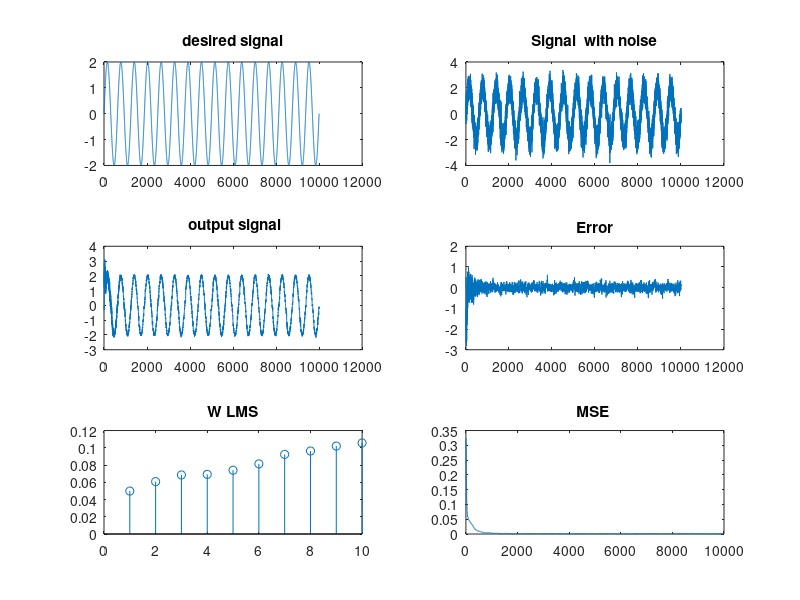
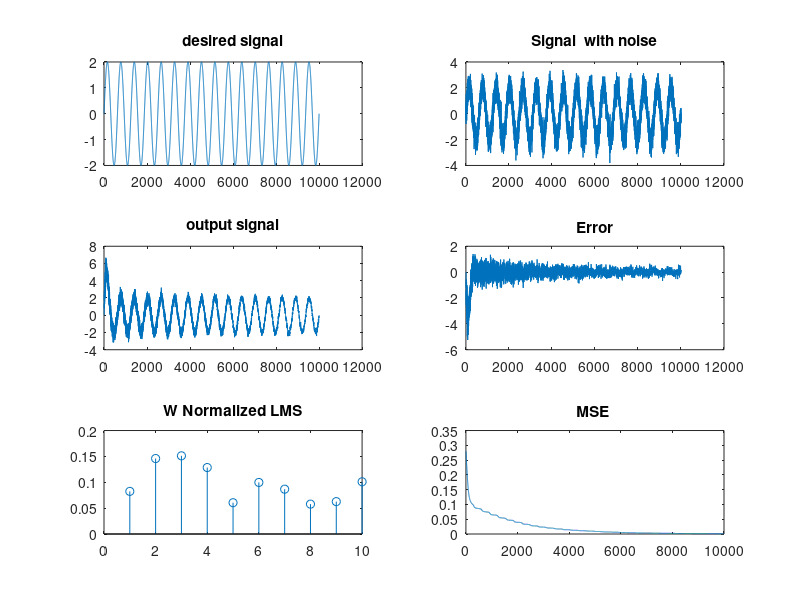
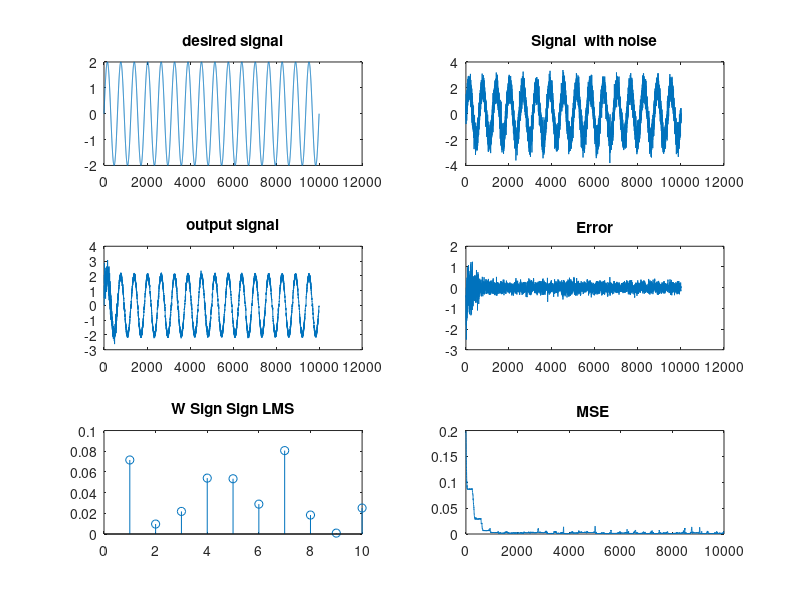
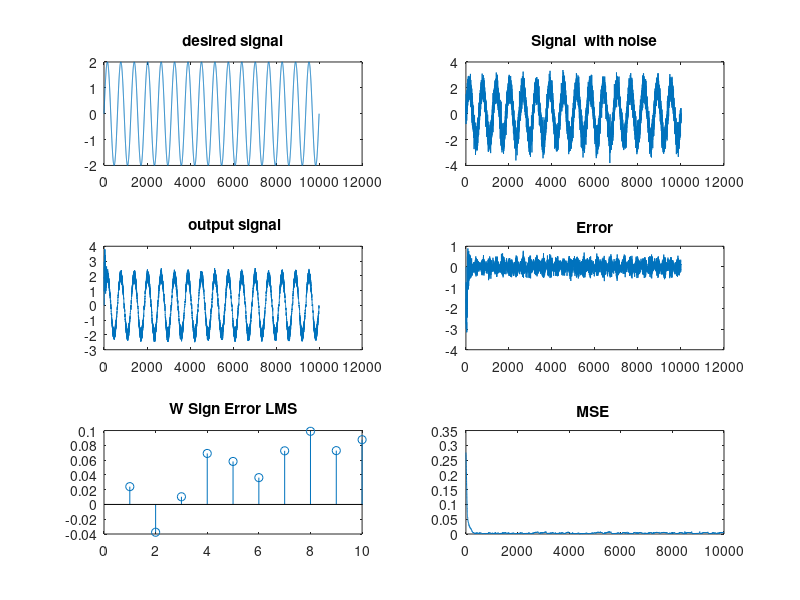

Here is the MATLAB script that generated these plots, in order:
clc;
close all;
clear all;
t=0:(0.0001):1;
dn=2*sin(2*pi*16*t); %desired
N=numel(dn);
un=dn(1:N)+0.5*randn(1,N);%signal with noise
u = 0.01;%step size
M = 10;%filter length
R = [];
r=xcorr(un,un); %
for i=1:1:M
 R(i)=r(N-i+1);
end
p=xcorr(dn,un); 
for i=1:1:M
 P(i)=p(N-i+1);
end
Rn=toeplitz(R); 
Wo=(inv(Rn))*P'; 
w1 = rand(M,1);
w2 = rand(M,1);
w3 = rand(M,1);
w4 = rand(M,1);
y1 = [];
y2 = [];
y3 = [];
y4 = [];
Me1 = [];
Me2 = [];
Me3 = [];
Me4 = [];
for i = M:N
 X = (un(i:-1:(i-M+1)))';
 e1(i) = dn(i) - w1'*X;
 w1 = w1 + (u*X*e1(i));
 y1(i) = w1'*X;
 Me1 = [Me1 immse(w1,Wo)];
end
figure();
subplot(3,2,1),plot(dn);title('desired signal');
subplot(3,2,2),plot(un);title('Signal  with noise');
subplot(3,2,3),plot(y1);title(' output signal');
subplot(3,2,4),plot(e1);title('Error');
subplot(3,2,5),stem(w1);title('W LMS');
subplot(3,2,6),plot(Me1);title('MSE ');
for i = M:N
 X = (un(i:-1:(i-M+1)))';
 e2(i) = dn(i) - w2'*X;
 w2 = w2 + ((u*X*e2(i))/((norm(X))^2)); 
 y2(i) = w2'*X;
 Me2 = [Me2 immse(w2,Wo)];
end
figure();
subplot(3,2,1),plot(dn);title('desired signal');
subplot(3,2,2),plot(un);title('Signal  with noise');
subplot(3,2,3),plot(y2);title('output signal');
subplot(3,2,4),plot(e2);title('Error');
subplot(3,2,5),stem(w2);title('W Normalized LMS');
subplot(3,2,6),plot(Me2);title('MSE ');
for i = M:N
 X = (un(i:-1:(i-M+1)))';
 e3(i) = dn(i) - w3'*X;
 w3 = w3 + (u*sign(X)*sign(e3(i))); 
 y3(i) = w3'*X;
 Me3 = [Me3 immse(w3,Wo)];
end
figure();
subplot(3,2,1),plot(dn);title('desired signal');
subplot(3,2,2),plot(un);title('Signal  with noise');
subplot(3,2,3),plot(y3);title('output signal');
subplot(3,2,4),plot(e3);title('Error');
subplot(3,2,5),stem(w3);title('W Sign Sign LMS');
subplot(3,2,6),plot(Me3);title('MSE ');
for i = M:N
 X = (un(i:-1:(i-M+1)))';
 e4(i) = dn(i) - w4'*X;
 w4 = w4 + (u*X*sign(e4(i))); 
 y4(i) = w4'*X;
 Me4 = [Me4 immse(w4,Wo)];
end
figure();
subplot(3,2,1),plot(dn);title('desired signal');
subplot(3,2,2),plot(un);title('Signal  with noise');
subplot(3,2,3),plot(y4);title(' output signal');
subplot(3,2,4),plot(e4);title('Error');
subplot(3,2,5),stem(w4);title('W Sign Error LMS');
subplot(3,2,6),plot(Me4);title('MSE ');